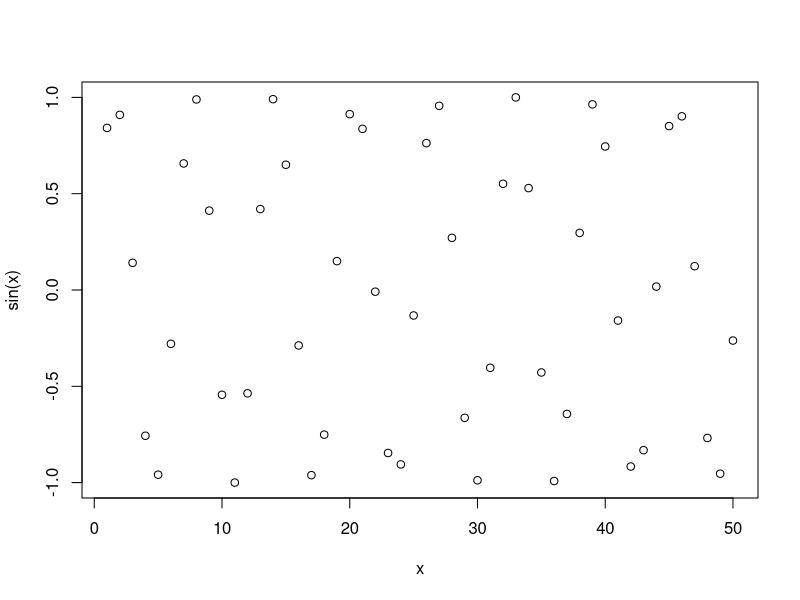
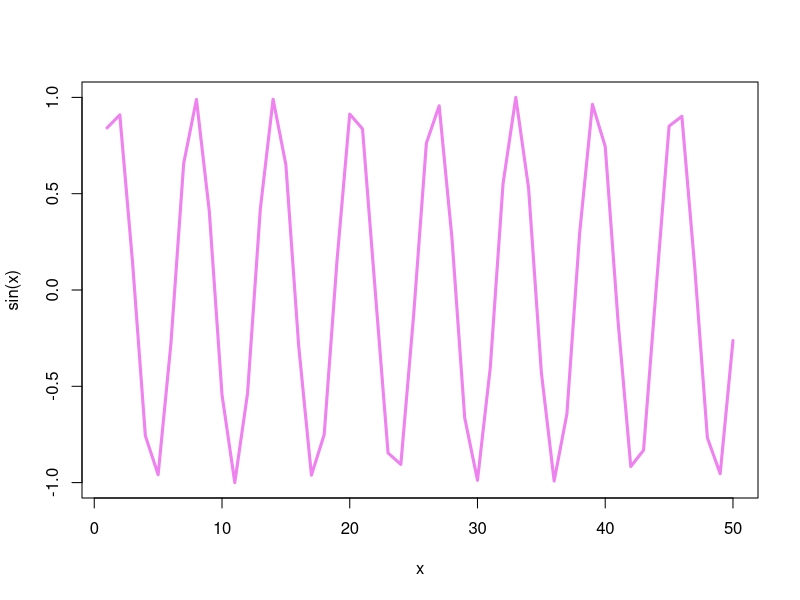

The R source for these figures, in order:
#' ---
#' title: "BIMM 143 Class 4: R Basics"
#' author: "Yvonne Yu (A16333006)"
#' date: "April 11th, 2024"
#' ---

#This is just a text file
x <- 1:50
plot(x, sin(x))
plot(x, sin(x), typ = "l", col = "violet", lwd=3)
